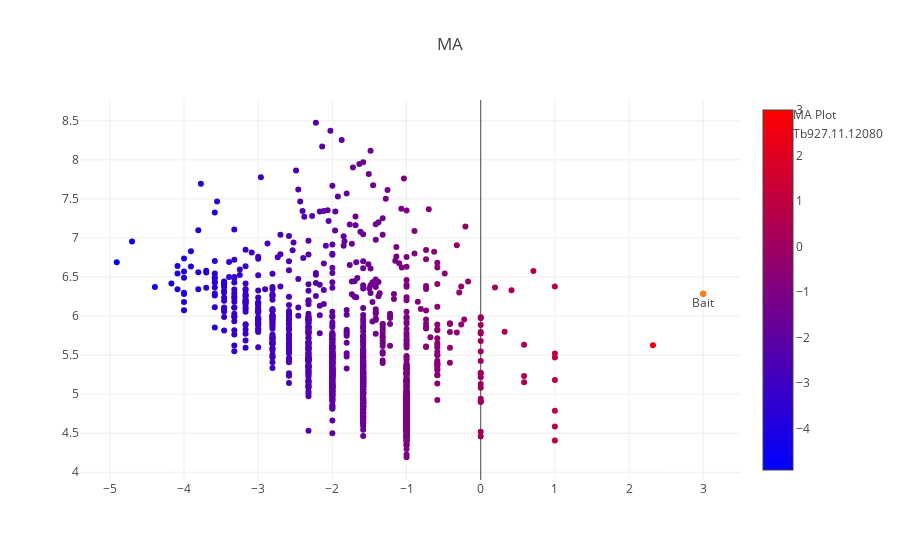

Notebook source saved alongside this figure:
### Code cell
#interactive plot
trace_1 = go.Scatter(
    x=df_lf.log2_ms_dig,
    y=df_lf.log10_int_dig,
    mode='markers',
    name='MA Plot',
    text = [a + ' ' +b for a,b in zip(df_lf.index.values, df_lf.Gene_desc)],
    hoverinfo = 'text',
    marker=dict(
        #size=16,
        color = df_lf.log2_ms_dig, #set color equal to a variable
        colorscale='Bluered',
        showscale=True
    )
)

annot_1 = go.Scatter(
    x=[df_lf.log2_ms_dig.loc['Tb927.11.12080']],
    y=[df_lf.log10_int_dig.loc['Tb927.11.12080']],
    mode='markers+text',
    name='Tb927.11.12080',
    text=['Bait'],
    textposition='bottom center'
)

annot_2 = go.Scatter(
    x=[df_lf.log2_ms_dig.loc['Tb927.10.4040']],
    y=[df_lf.log10_int_dig.loc['Tb927.10.4040']],
    mode='markers+text',
    name='Tb927.10.4040 3-keto-dihydrosphingosine reductase',
    text=['3-keto-dihydrosphingosine reductase'],
    textposition='bottom center'
)


layout = dict(title='MA')


fig = go.Figure(data=[trace_1, annot_1], 
                layout=layout)
iplot(fig, filename='test')

### Figure 1 — Plotly figure (JSON) as saved in the notebook; plotly's stock layout.template omitted (floating-point values rounded to 4 significant figures; data arrays with more than 128 entries replaced by an {"elided": "..."} marker saying what was removed)
{"data": [{"hoverinfo": "text", "marker": {"color": {"elided": "1260 float values"}, "colorscale": "Bluered", "showscale": true}, "mode": "markers", "name": "MA Plot", "text": {"elided": "1260 str values"}, "type": "scatter", "uid": "88c67a4c-a77d-11e8-8443-005056c00008", "x": {"elided": "1260 float values"}, "y": {"elided": "1260 float values"}}, {"mode": "markers+text", "name": "Tb927.11.12080", "text": ["Bait"], "textposition": "bottom center", "type": "scatter", "uid": "88c67a4d-a77d-11e8-8189-005056c00008", "x": [3], "y": [6.287]}], "layout": {"title": "MA"}}
